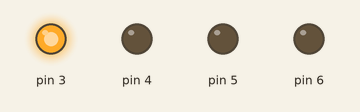
This sketch was run on a simulated Arduino Uno, built with avr-gcc and run on an emulated ATmega328P. On the bench: output pins drawn as LEDs (lit = HIGH).

Above: at 0.2 s.
At 0.7 s:
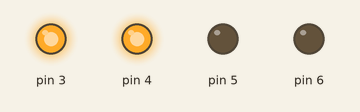
At 2.2 s:
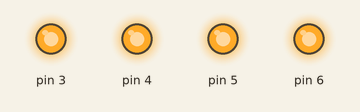
At 3.7 s:
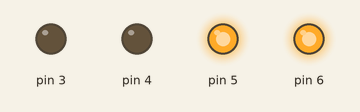
At 5.2 s:
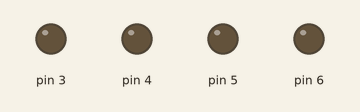
At 9.2 s:
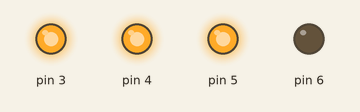
Timing chart, 0 to 10.4 s (numbered marks = the images above):
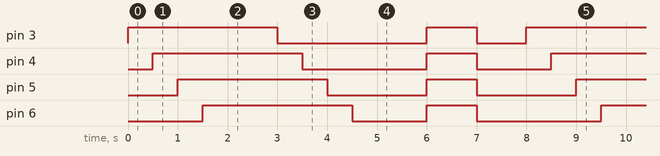

The sketch:

surinaa.ino
```cpp
void setup(){
  for(int i=3;i<=6;i++)
  {
  pinMode(i,OUTPUT);
  }
}

void loop(){

for(int x=3;x<=6;x++)
  {
   digitalWrite(x,HIGH);
   delay(500);

}
delay(1000);
for(int x=3;x<=6;x++)
  {
   digitalWrite(x,LOW);
   delay(500);

  }
 delay(1000);
 for(int x=3;x<=6;x++)
  {
   digitalWrite(x,HIGH);
  }
 delay(1000);
 for(int x=3;x<=6;x++)
  {
   digitalWrite(x,LOW);
  }
 delay(1000);


}
```

Measured:
- by itself, pin 3: repeats every 8.0 s: LOW 3.0 s, HIGH 1.0 s, LOW 1.0 s, HIGH 3.0 s
- by itself, pin 4: repeats every 8.0 s: LOW 2.5 s, HIGH 1.0 s, LOW 1.5 s, HIGH 3.0 s
- by itself, pin 5: repeats every 8.0 s: LOW 2.0 s, HIGH 1.0 s, LOW 2.0 s, HIGH 3.0 s
- by itself, pin 6: repeats every 8.0 s: LOW 1.5 s, HIGH 1.0 s, LOW 2.5 s, HIGH 3.0 s
